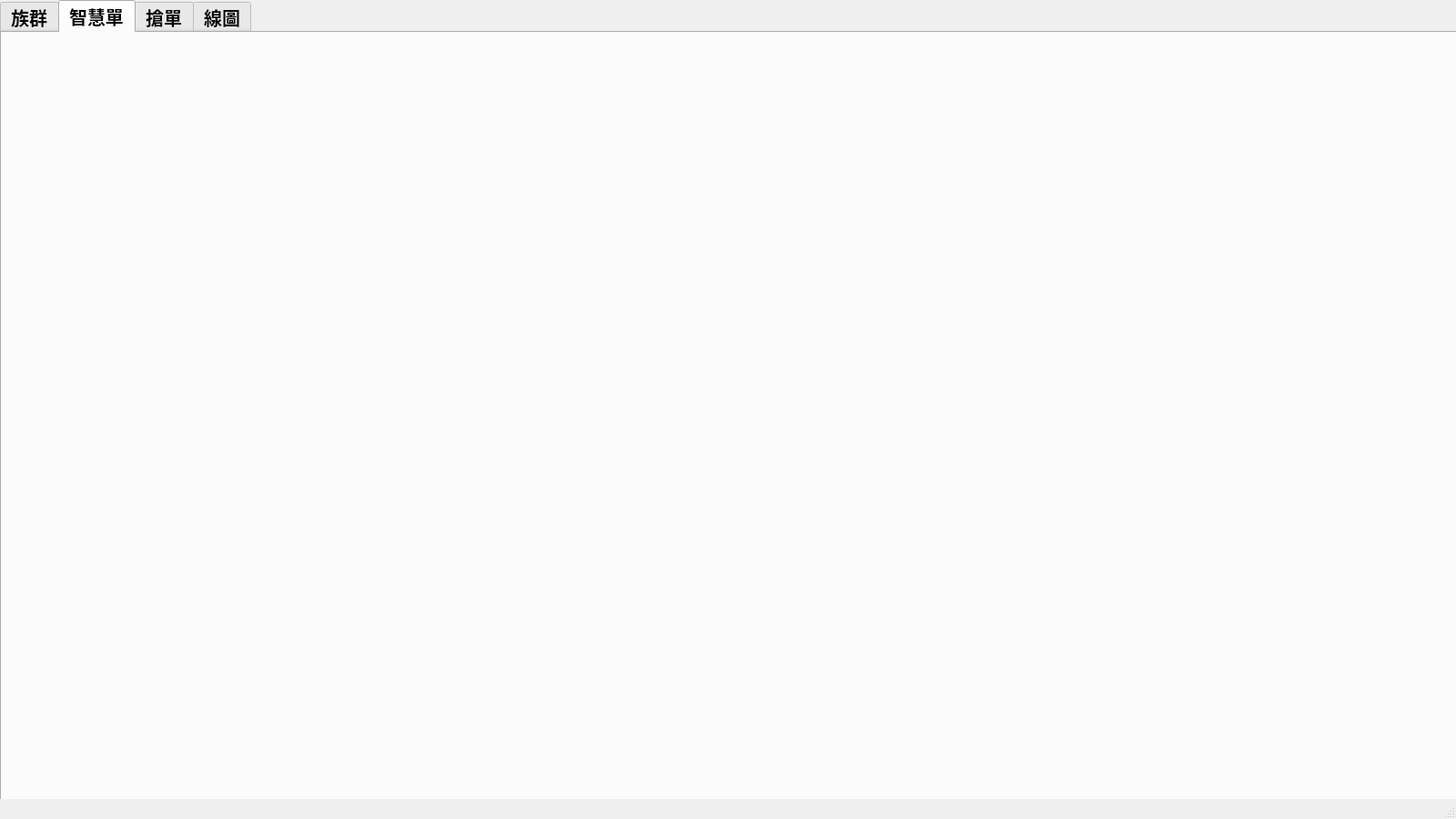
<?xml version="1.0" encoding="UTF-8"?>
<ui version="4.0">
 <class>MainWindow</class>
 <widget class="QMainWindow" name="MainWindow">
  <property name="geometry">
   <rect>
    <x>0</x>
    <y>0</y>
    <width>1600</width>
    <height>900</height>
   </rect>
  </property>
  <property name="windowTitle">
   <string>MainWindow</string>
  </property>
  <widget class="QWidget" name="centralwidget">
   <widget class="QTabWidget" name="tabWidget">
    <property name="geometry">
     <rect>
      <x>0</x>
      <y>0</y>
      <width>1601</width>
      <height>881</height>
     </rect>
    </property>
    <property name="font">
     <font>
      <pointsize>15</pointsize>
      <weight>75</weight>
      <italic>false</italic>
      <bold>true</bold>
      <underline>false</underline>
      <strikeout>false</strikeout>
      <kerning>true</kerning>
     </font>
    </property>
    <property name="cursor">
     <cursorShape>ArrowCursor</cursorShape>
    </property>
    <property name="currentIndex">
     <number>1</number>
    </property>
    <widget class="QWidget" name="stockGroupTab">
     <attribute name="title">
      <string>族群</string>
     </attribute>
     <widget class="QWidget" name="gridLayoutWidget">
      <property name="geometry">
       <rect>
        <x>0</x>
        <y>0</y>
        <width>1591</width>
        <height>851</height>
       </rect>
      </property>
      <layout class="QGridLayout" name="stockGroupLayout"/>
     </widget>
    </widget>
    <widget class="QWidget" name="smartTab">
     <attribute name="title">
      <string>智慧單</string>
     </attribute>
    </widget>
    <widget class="QWidget" name="strongTradeTab">
     <attribute name="title">
      <string>搶單</string>
     </attribute>
    </widget>
    <widget class="QWidget" name="chartTab">
     <attribute name="title">
      <string>線圖</string>
     </attribute>
    </widget>
   </widget>
  </widget>
  <widget class="QStatusBar" name="statusbar"/>
 </widget>
 <resources/>
 <connections/>
</ui>
